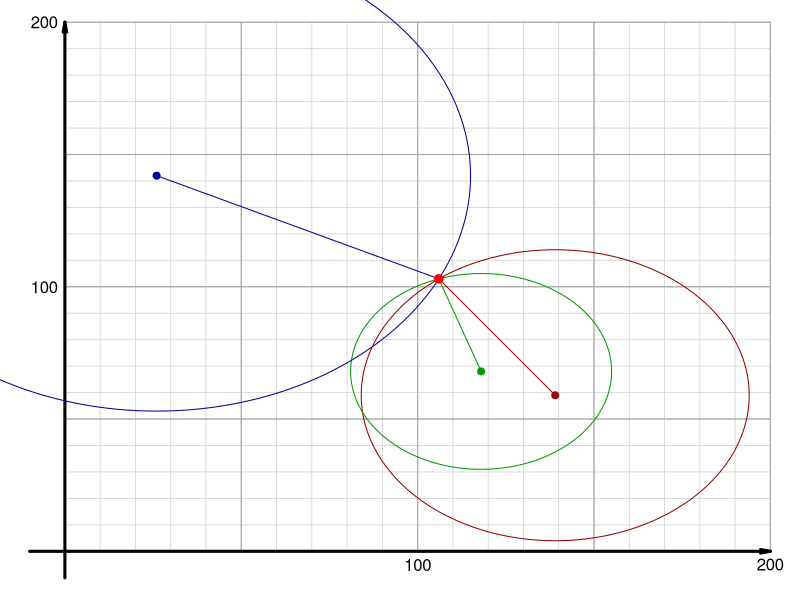

Write the R code that produced this figure.
## ---- chunk 1
pts = list(c(3, 4, 5),
           c(6, 8, 10),
           c(9, 12, 15),
           c(12, 16, 20),
           c(15, 20, 25),
           c(18, 24, 30),
           c(21, 28, 35),
           c(24, 32, 40),
           c(27, 36, 45),
           c(30, 40, 50),
           c(33, 44, 55),
           c(36, 48, 60),
           c(39, 52, 65),
           c(42, 56, 70),
           c(45, 60, 75),
           c(48, 64, 80),
           c(51, 68, 85),
           c(54, 72, 90),
           c(57, 76, 95),
           c(60, 80, 100),
           c(5, 12, 13),
           c(10, 24, 26),
           c(15, 36, 39),
           c(20, 48, 52),
           c(25, 60, 65),
           c(30, 72, 78),
           c(35, 84, 91),
           c(8, 15, 17),
           c(16, 30, 34),
           c(24, 45, 51),
           c(32, 60, 68),
           c(40, 75, 85),
           c(7, 24, 25),
           c(14, 48, 50),
           c(21, 72, 75),
           c(28, 96, 100),
           c(20, 21, 29),
           c(40, 42, 58),
           c(60, 63, 87),
           c(12, 35, 37),
           c(24, 70, 74),
           c(9, 40, 41),
           c(18, 80, 82),
           c(28, 45, 53),
           c(11, 60, 61),
           c(16, 63, 65),
           c(33, 56, 65),
           c(48, 55, 73),
           c(13, 84, 85),
           c(36, 77, 85),
           c(39, 80, 89),
           c(65, 72, 97))

hk = sample(91:109,2)
h = hk[1]
k = hk[2]

pnts = list()
ds = numeric()
as = numeric()

da = function(a1,a2){
    da1 = abs(a1-a2)
    da2 = abs(a1+2*pi-a2)%%(2*pi)
    da3 = abs(a2+2*pi-a1)%%(2*pi)
    return(min(c(da1,da2,da3)))
}

while(length(pnts)<3){
    pti = sample(1:length(pts),1)
    pt = pts[[pti]]
    dxdy = sample(pt[1:2])*sample(c(-1,1),2,T)
    x = h+dxdy[1]
    y = k+dxdy[2]
    a = (atan2(dxdy[2],dxdy[1])+2*pi)%%(2*pi)
    das = numeric()
    if(length(pnts)>1){
        for(ass in as){
            das = c(das,da(a,ass))
        }
    }
    
    if(x>0 && x<200 && y>0 && y<200 && min(das)>pi/6 && min(diff(sort(c(pt[3],ds))))>3){
        ds = c(ds,pt[3])
        as = c(as,a)
        pnts[[length(pnts)+1]] = c(x,y)
    }
}

als = character()
sols = character()
for(d in c(h,k)){
    ach = 90:110
    als = c(als,paste0("* ",ach,collapse="\n"))
    sols = c(sols,paste0(1*(ach==d),collapse=""))
}

als = paste0(als,collapse="\n")
sols = paste0(sols,collapse="|")

## ---- chunk 2
par(mar=c(0,0,0,0))
plot(0,0,"n",xlim=c(-10,200),ylim=c(-10,200),axes=F,ann=F)
for(i in seq(0,200,10)){
    lines(c(0,200),c(i,i),col="lightgrey",lwd=0.8)
    lines(c(i,i),c(0,200),col="lightgrey",lwd=0.8)
}
for(i in seq(0,200,50)){
    lines(c(0,200),c(i,i),col="darkgrey",lwd=1.2)
    lines(c(i,i),c(0,200),col="darkgrey",lwd=1.2)
}
arrows(0,-10,0,200,0.1,10,2,lwd=3)
arrows(-10,0,200,0,0.1,10,2,lwd=3)
text(100,-5,"100")
text(200,-5,"200")
text(-2,100,"100",adj=1)
text(-2,200,"200",adj=1)

th = seq(0,2*pi,pi/100)
for(i in 1:length(pnts)){
    x = pnts[[i]][1]
    y = pnts[[i]][2]
    col = hsv((i-1)/length(pnts),1,0.6)
    points(x,y,pch=20,cex=1.4,col=col)
    lines(c(h,x),c(k,y),col=col)
    lines(x+cos(th)*ds[i],y+sin(th)*ds[i],col=col)
}
points(h,k,col="red",cex=1.7,pch=20)
